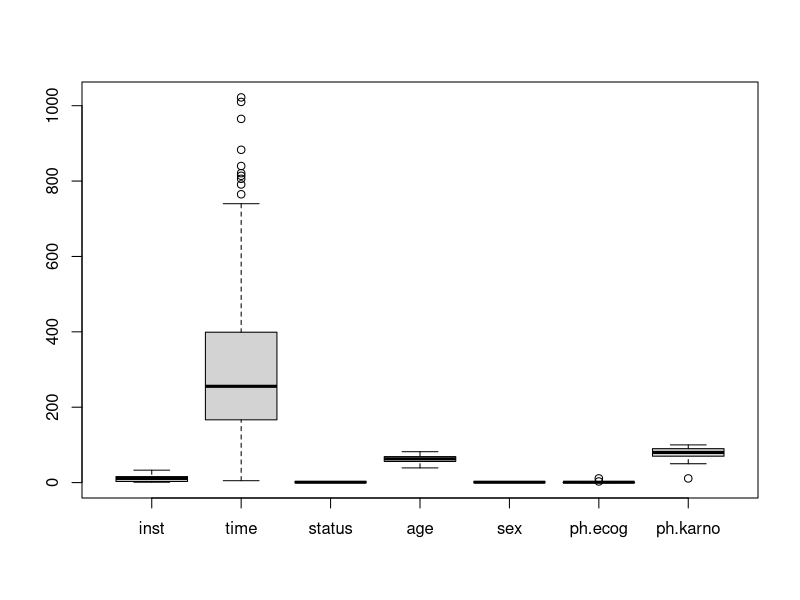
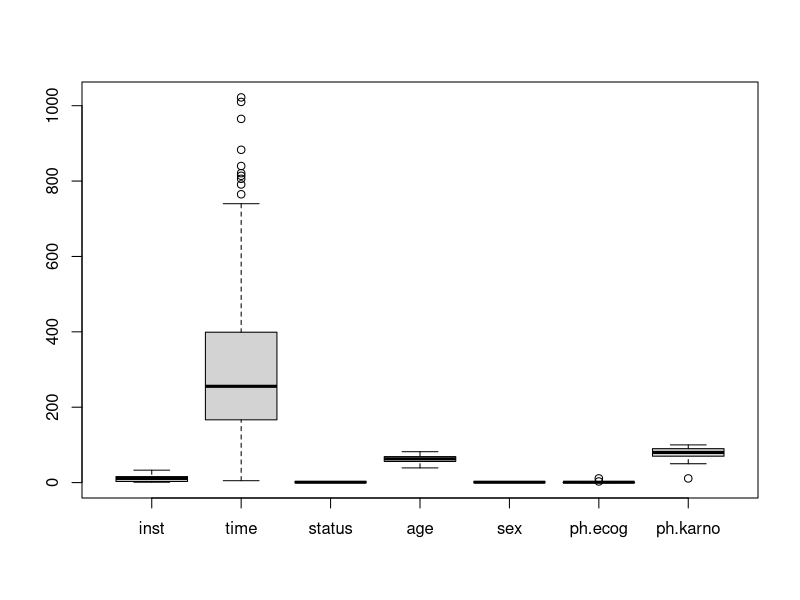

Recreate these plots in R, in order.
library(survival)
rawdata<-lung
lung
View(rawdata)

#CLEANING DATA
#cleaning data dengan menggunakan mean
data=rawdata
for (i in 1:ncol(data))
{
  data[is.na(data[,i]),i]<-mean(data[,1],na.rm=TRUE)
}
print(i)
data
View(data)

#cleaning data dengan menghilangkan NA
data2=data
data2<-na.omit(data)
data2
View(data2)

#pengkategorian data
data$status=factor(data$status,
                levels=c('2','1'),
                labels=c(0,1))

data$sex=factor(data$sex,
                levels=c('1','2'),
                labels=c(0,1))

str(data)

data$status=as.numeric(data$status)
data$inst=as.numeric(data$inst)
data$sex=as.numeric(data$sex)

str(data)

#REDUCTION DATA

#reducing dengan dimensionality reduction

#standardisasi data
data_standardized<-scale(x=data)
data_standardized

#menghitung matriks ragam per ragam
data_covariance<-cov(data_standardized)
data_covariance

#menghitung vektor eigen
data_eigen<-eigen(data_covariance)
data_eigen

#melakukan PCA
data_PCA<-prcomp(x=data,scale=TRUE,center=TRUE)
data_PCA
names(data_PCA)
summary(data_PCA)
#dipilih variabel dg nilai PCA terakhir mencapai 0,8
data_PCA$rotation
data_PCA2<-head(data_PCA$x[,1:7])  
data_PCA2

data3<-data[,1:7]
data3
View(data3)

#menghapus outliers
num_col<-unlist(lapply(data3,is.numeric))
num_col
data_num<-data3[,num_col]
data_num
boxplot(data_num)
boxplot

data_outlier<-function(x,na.rm=FALSE){
  qs=quantile(x,probs=c(0.25,0.75,na.rm=na.rm))
  
  lowerq<-qs[1]
  upperq<-qs[2]
  iqr=upperq-lowerq
  
  extreme.threshold.upper=(iqr*3)+upperq
  extreme.threshold.lower=lowerq-(iqr*3)
  
  x>extreme.threshold.upper|x<extreme.threshold.lower
}

remove_outliers<-function(data3,cols=names(data)){
  for(col in cols){
    cat("Removing outliers in column:",col,"\n")
    data3<-data3[!data_outlier(data3[[col]]),]
  }
  data3
}

#Variabel yg mengalami outliers 
vars_of_interest<-c("time") 

data_filtered<-remove_outliers(data3,vars_of_interest)
data_filtered

boxplot(data_filtered)

#TRANSFORMATION DATA

library(caTools)
set.seed(123)
split=sample.split(data_filtered$ph.ecog,SplitRatio = 0.8)
print(split)
training_set=subset(data_filtered,split==TRUE)
training_set
test_set=subset(data_filtered,split==FALSE)
test_set

#normalisasi dengan scaling
training_set[,1:7]=scale(training_set[,1:7])
test_set[,1:7]=scale(test_set[,1:7])
training_set
test_set
